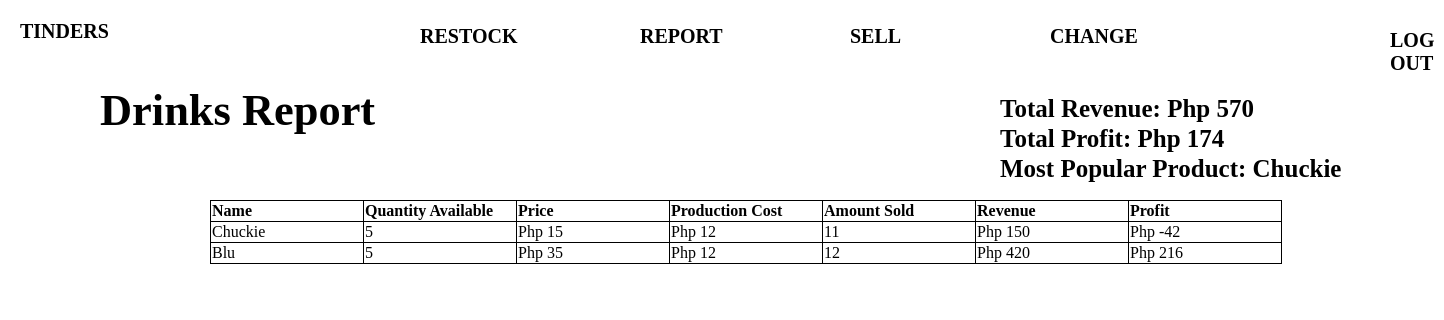
The page /Menu_Drinks.php on the database its author committed.
### tables this page shows
CREATE TABLE `products_drinks` (
  `id` int(11) NOT NULL,
  `name_product` text NOT NULL,
  `amount_product` int(11) NOT NULL,
  `price_product` int(11) NOT NULL,
  `production_cost` int(11) NOT NULL,
  `sold_product` int(11) NOT NULL,
  `revenue` int(11) NOT NULL
);

### Menu_Drinks.php (the view, shortened to what this page needs)
<?php
	$host = "localhost";
	$user = "root";
	$pass = "";
	$db = "tinders";
	$conn = new mysqli($host,$user,$pass,$db);
	$nameCollumn = "name_product";
	$stockCollumn = "amount_product";
	$priceCollumn = "price_product";
	$soldCollumn = "sold_product";
	$revenueCollumn = "revenue";
	$productionCollumn = "production_cost";
	$getProdsQuery = "SELECT * FROM products_drinks";
	$getProds = $conn->query($getProdsQuery);
		?>
<!DOCTYPE html>
<html>
<head>
<body>
	<a href = "Home.php" id = "TindersTitle">TINDERS</a>
	<a href = "Restock_Categories.php" id = "RRestock"> RESTOCK </a>
	<a href = "Menu_Categories.php" id = "RMenu"> REPORT </a>
	<a href = "Sell_Categories.php" id = "RSell"> SELL </a>
	<a href = "ChangeStock_Categories.php" id = "RChange">CHANGE</a>
	<a href = "logout.php" id = "RLogout"> LOG OUT</a>
	<p id = "DrinksMenuLabel"> Drinks Report</p>
	<table id = "DrinksTable">
		<tr>
			<th>Name </th>
			<th>Quantity Available</th>
			<th>Price</th>
			<th>Production Cost</th>
			<th>Amount Sold</th>
			<th>Revenue</th>
			<th>Profit</th>
		</tr>
			<?php
			if ($getProds) {
				while ($row=mysqli_fetch_array($getProds)) {
					$prodName=$row["$nameCollumn"];
					$prodStock = $row["$stockCollumn"];
					$prodPrice = $row["$priceCollumn"];
					$prodCost = $row["$productionCollumn"];
					$prodSold = $row["$soldCollumn"];
					$prodRev = $row["$revenueCollumn"];
					$prodProf = $prodRev - (($prodStock + $prodSold) * $prodCost);
					echo "<tr>
					<td>$prodName</td>
					<td>$prodStock</td>
					<td>Php $prodPrice</td>
					<td>Php $prodCost</td>
					<td>$prodSold</td>
					<td>Php $prodRev</td>
					<td>Php $prodProf</td>
					</tr>";
				}
			}
		?>
	</table>
	<?php
	$totalRevQuery = "SELECT SUM(revenue) AS value_rev FROM products_drinks";
	$totalRevQueryResult = mysqli_query($conn, $totalRevQuery);
	$revValues = mysqli_fetch_assoc($totalRevQueryResult);
	$legitRev = $revValues['value_rev'];
	$totalProdCostQuery = "SELECT SUM((sold_product + amount_product) * production_cost) AS prod_cost FROM products_drinks";
	$totalProdCostQueryResult = mysqli_query($conn, $totalProdCostQuery);
	$costValues = mysqli_fetch_assoc($totalProdCostQueryResult);
	$legitCost = $costValues['prod_cost'];
	$drinksProfit = $legitRev - $legitCost;
	echo "<p id = 'TotalRev'> Total Revenue: Php $legitRev</p>
		  <p id = 'TotalProf'> Total Profit: Php $drinksProfit </p>";
	$getMostPopQuery = "SELECT a.sold_product, a.name_product
			FROM products_drinks a
			INNER JOIN (
				SELECT id, MAX(sold_product) sold_product
				FROM products_drinks
				GROUP BY sold_product
			)b ON a.id = b.id AND a.sold_product = b.sold_product";
	$getMostPop = mysqli_query($conn, $getMostPopQuery);
	$getMP = mysqli_fetch_assoc($getMostPop);
	$legitMostPop = $getMP['name_product'];
	echo "<p id = 'MostPopularProd'> Most Popular Product: $legitMostPop </p>";
	?>
</body>
</html>

### Menu_Drinks.php (style rules this page uses)
a { color: black; }
#TindersTitle { position: absolute; font-size: 20px; font-family: raleway; font-weight: bold; left: 20px; top: 20px; text-decoration: none; }
#RRestock { font-size: 20px; position: absolute; top: 25px; left: 420px; text-decoration: none; font-family: raleway; font-weight: bold; }
a:link { color: black; }
#RMenu { font-size: 20px; position: absolute; top: 25px; left: 640px; text-decoration: none; font-family: raleway; font-weight: bold; }
#RSell { font-size: 20px; position: absolute; top: 25px; left: 850px; text-decoration: none; font-family: raleway; font-weight: bold; }
#RChange { font-size: 20px; position: absolute; top: 25px; left: 1050px; text-decoration: none; font-family: raleway; font-weight: bold; }
#RLogout { font-size: 20px; position: absolute; left: 1390px; top: 29px; text-decoration: none; font-family: raleway; font-weight: bold; }
#DrinksTable { table-layout: fixed; position: absolute; font-family: raleway; top: 200px; left: 210px; border-collapse: collapse; }
#DrinksMenuLabel { position: absolute; font-size: 44.43px; left: 100px; top: 40px; font-family: raleway; font-weight: bold; }
th, td { width: 150px; text-align: left; }
th { border-collapse: collapse; border-style: solid; border-color: black; border-width: 1px; border-top-style: solid; }
td { border-style: solid; border-color: black; border-width: 1px; }
#TotalProf { font-family: raleway; font-size: 30px; font-weight: bold; position: absolute; left: 1000px; top: 100px; }
#TotalProf { font-family: raleway; font-size: 25px; font-weight: bold; position: absolute; left: 1000px; top: 100px; }
#TotalRev { font-family: raleway; font-size: 25px; font-weight: bold; position: absolute; left: 1000px; top: 70px; }
#MostPopularProd { font-family:raleway; font-size: 25px; font-weight: bold; position: absolute; left: 1000px; top: 130px; }

### rows shown on the page
products_drinks: name_product "Chuckie", amount_product "5", price_product "15", production_cost "12", sold_product "11", revenue "150", prodProf "-42"
products_drinks: name_product "Blu", amount_product "5", price_product "35", production_cost "12", sold_product "12", revenue "420", prodProf "216"

### other values the page prints
$legitRev "570"
$drinksProfit "174"
$legitMostPop "Chuckie"
